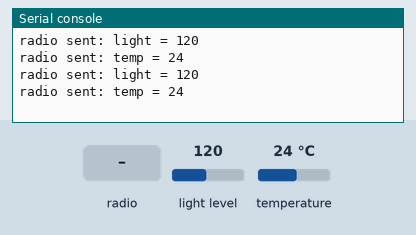
The program below on a simulated BBC micro:bit (MakeCode). Parts: the last lines printed to the serial console. The test bench sets the inputs (shaded band); at power-on: light level 120, temperature 24 °C. No radio messages arrive unless stated (any console line starting 'radio sent:' is added by the test bench).

Above: at 1.2 s.
1.3 s: radio message "light=1" arrives
At 1.6 s:
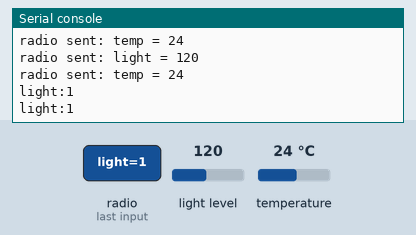
2.8 s: radio message "temp=1" arrives
At 2.99 s:
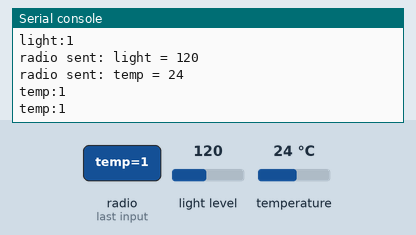
4.3 s: light level set to 5
At 5.6 s:
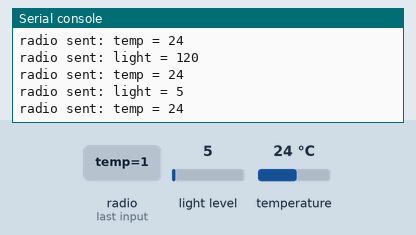
5.8 s: temperature set to 12 °C
At 6.5 s:
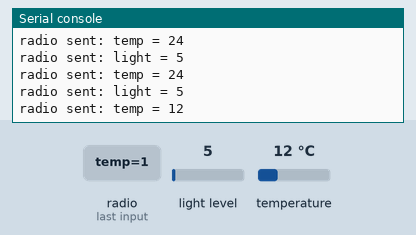
7.3 s: light level set to 64
At 7.3 s:
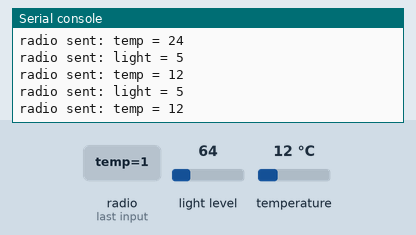
Timing chart, 0 to 9.8 s (numbered marks = the images above; inputs shaded):
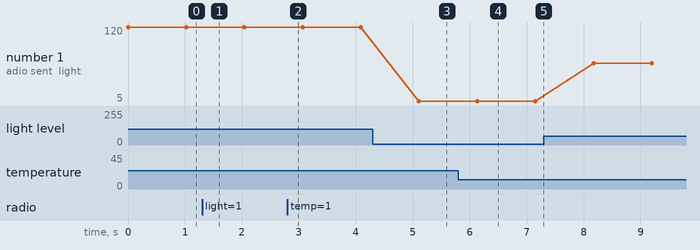

The program:

main.ts
```typescript
radio.onReceivedValue(function (name, value) {
    serial.writeValue(name, value)
    serial.writeValue(name, value)
})
radio.setGroup(1)
radio.setTransmitPower(7)
basic.forever(function () {
    radio.sendValue("light", input.lightLevel())
    radio.sendValue("temp", input.temperature())
    basic.pause(1000)
})
```

test.ts
```typescript
// テストはここに来ます。このパッケージが拡張機能として使用されるときにはコンパイルされません。
```

Measured:
- after the input at 1.3 s, the serial console: prints a new line at once (image 1)
- after the input at 2.8 s, the serial console: prints a new line at once (image 2)
- after the input at 4.3 s, the serial console: prints a new line after 0.81 s (image 3)
- after the input at 5.8 s, the serial console: prints a new line after 0.33 s (image 4)
- plotted number 1: 120 → 5 after the input at 4.3 s, 5 → 64 after the input at 7.3 s
